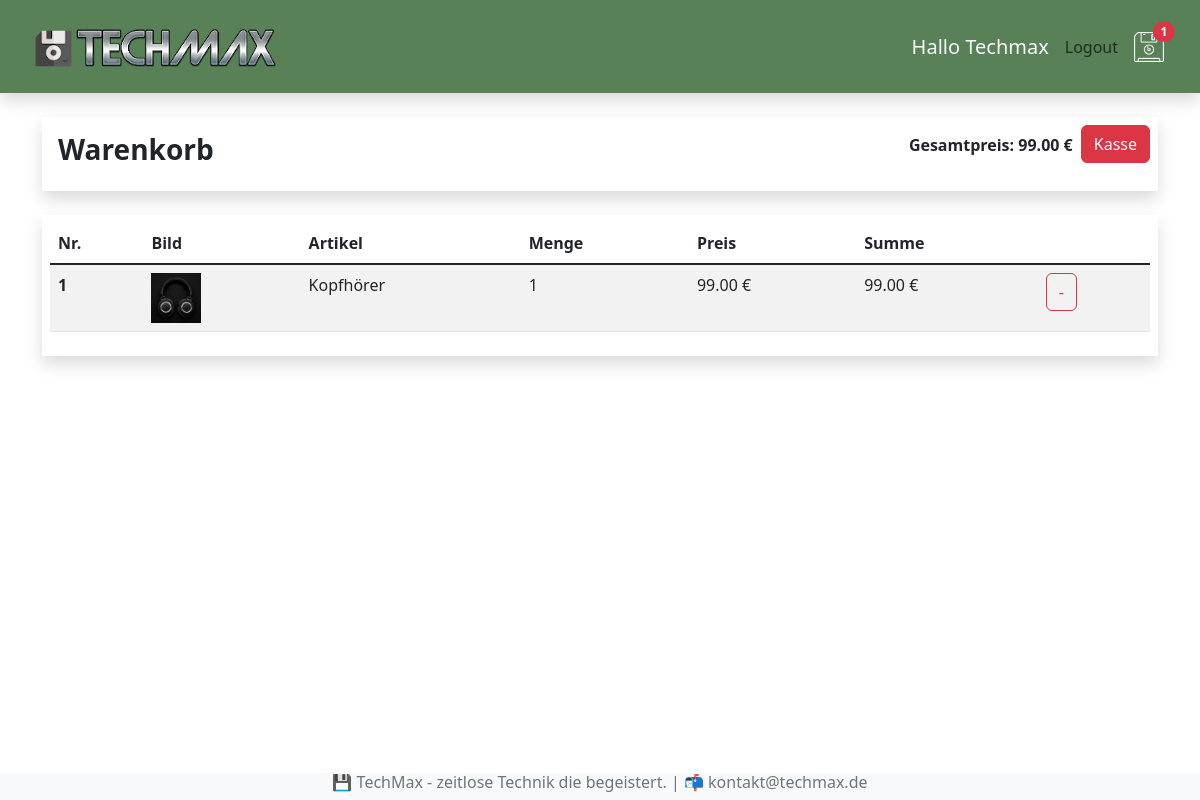
Page /warenkorb/ (signed in) on the committed database.
### shop/models.py (models this page shows, shortened)
class Bestellung(models.Model):
    kunde = models.ForeignKey(Kunde, on_delete=models.SET_NULL, null=True, blank=True)
    bestelldatum = models.DateTimeField(auto_now_add=True)
    erledigt = models.BooleanField(default=False, null=True, blank=True)
    auftrags_id = models.CharField(max_length=200, null=True)
    @property
    def get_gesamtpreis(self):
        bestellteartikels = self.bestellteartikel_set.all()
        gesamtpreis = sum(artikel.get_summe for artikel in bestellteartikels)
        return gesamtpreis
    @property
    def get_gesamtmenge(self):
        bestellteartikels = self.bestellteartikel_set.all()
        gesamtmenge = sum(artikel.menge for artikel in bestellteartikels)
        return gesamtmenge

class BestellteArtikel(models.Model):
    artikel = models.ForeignKey(Artikel, on_delete=models.SET_NULL, null=True, blank=True)
    bestellung = models.ForeignKey(Bestellung, on_delete=models.SET_NULL, null=True, blank=True)
    menge = models.IntegerField(default=0, null=True, blank=True)
    datum = models.DateTimeField(auto_now_add=True)
    @property
    def get_summe(self):
        summe = self.artikel.preis * self.menge
        return summe

class Artikel(models.Model):
    name = models.CharField(max_length=200, null=True)
    beschreibung = models.TextField(null = True, blank=True)
    preis = models.DecimalField(max_digits=6, decimal_places=2)
    bild = models.ImageField(null=True, blank=True)

### shop/views.py (the view)
# urls.py: path('warenkorb/', views.warenkorb, name="warenkorb"),
def warenkorb(request):
    if request.user.is_authenticated:
        kunde = request.user.kunde
        bestellung, created = Bestellung.objects.get_or_create(kunde=kunde, erledigt=False)
        artikels = bestellung.bestellteartikel_set.all()
    else:
        cookieDaten = gastCookie(request)
        artikels = cookieDaten['artikels']
        bestellung = cookieDaten['bestellung']
    ctx = {"artikels":artikels, "bestellung": bestellung}
    return render(request, 'shop/warenkorb.html', ctx)

### shop/context_processors.py (called while the page is built, shortened)
def warenkorb_anzahl(request):
    if request.user.is_authenticated:
        kunde = request.user.kunde
        bestellung, created = Bestellung.objects.get_or_create(kunde=kunde, erledigt=False)
        if bestellung:
            menge = bestellung.get_gesamtmenge
        else:
            menge = 0
    return {'menge': menge}

### shop/templates/shop/warenkorb.html
{% extends 'shop/index.html' %}
{% load static %}
{% block content %}
  {% if artikels %}
    <div class="row mt-4">
        <div class="col-12">
            <div class="shadow p-2 mb-4">
                <div class="d-flex">
                    <h3 class="me-auto fw-bold p-2">Warenkorb</h3>
                    <p class="fw-bold p-2">Gesamtpreis: {{bestellung.get_gesamtpreis|floatformat:2}} €</p>
                   <p><a class="btn btn-danger" href="{% url 'kasse' %}">Kasse</a>
                   </p>
                </div>
            </div>
        </div>
        <div class="col-12">
            <div class="shadow p-2 mb-4">
                <table class="table table-striped table-hover">
                    <thead>
                      <tr>
                        <th scope="col">Nr.</th>
                        <th scope="col">Bild</th>
                        <th scope="col">Artikel</th>
                        <th scope="col">Menge</th>
                        <th scope="col">Preis</th>
                        <th scope="col">Summe</th>
                      </tr>
                    </thead>
                    <tbody class="table-group-divider">
                      {% for artikel in artikels %}
                      <tr>
                        <th scope="row">{{ forloop.counter }}</th>
                        <td><img src="{{artikel.artikel.bild.url}}" width="50" height="50"></td>
                        <td>{{artikel.artikel.name}}</td>
                        <td>{{artikel.menge}}</td>
                        <td>{{artikel.artikel.preis|floatformat:2}} €</td>
                        <td>{{artikel.get_summe|floatformat:2}} €</td>
                        <td>
                          <button data-artikel={{artikel.artikel.id}} data-action="entfernen" class="btn btn-outline-danger warenkorb-bestellen">-</button>
                        </td>
                      </tr>
                      {% endfor %}
                    </tbody>
                  </table>
            </div>
        </div>
    </div>
  {% else %}
  <h2>Dein Warenkorb ist leer!</h2>
  {% endif%}
{% endblock content %}

### shop/templates/shop/menu.html
{% load static %}
<nav class="navbar shadow sticky-top p-3 mb-4" style="background-color: #588157;">
    <div class="container-fluid">
      <a class="navbar-brand link-light" href="{% url 'shop' %}"><img src="{% static 'bilder/logo.png' %}" alt=""></a>
        <div class="navbar-nav">
            <div class="d-flex align-items-center">
          {% if request.user.is_authenticated %}
          <h5 class="text-light m-2">Hallo {{request.user|title}}</h5>
          <a class="nav-link btn btn-light p-2" href="{% url 'logout' %}">Logout</a>
          {% else %}
          <a class="nav-link btn btn-light p-2" href="{% url 'login' %}">Login</a>
          {% endif %}
          <a class="nav-link link-light p-2" href="{% url 'warenkorb' %}"><img src="{% static 'bilder/floppy.png' %}" alt="">
            {% if menge >= 1 %}
            <span class="badge rounded-pill bg-danger position-absolute top-25 start-25 translate-middle">{{menge}}</span>
            {% endif%}
          </a>
            </div>
        </div>
    </div>
  </nav>

### rows in the picture
Bestellung: get_gesamtpreis "99.00"
BestellteArtikel: artikel.bild (picture), artikel.name "Kopfhörer", menge "1", artikel.preis "99.00", get_summe "99.00"

### other values in the picture
{{ request.user|title }} "Techmax"
{{ menge }} "1"
